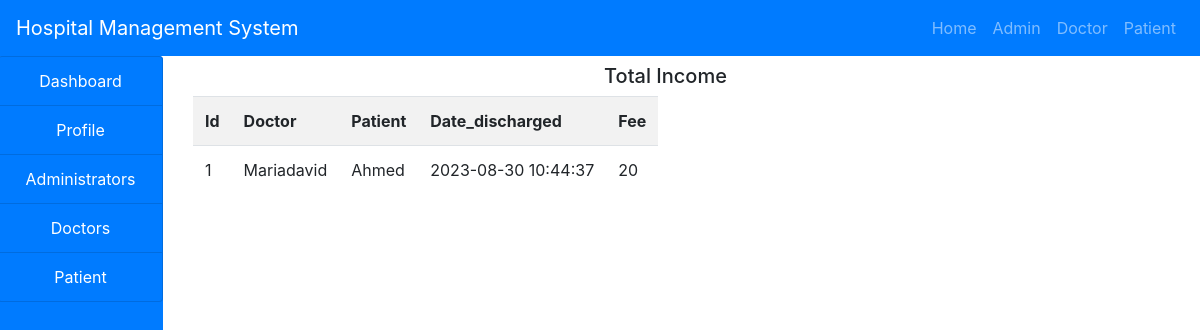
Page /hms/admin/income.php on the committed database.
### tables this page shows
CREATE TABLE `income` (
  `id` int(11) NOT NULL,
  `doctor` varchar(255) NOT NULL,
  `patient` varchar(255) NOT NULL,
  `date_discharge` varchar(255) NOT NULL,
  `amount_paid` varchar(255) NOT NULL,
  `description` varchar(255) NOT NULL
);

### hms/admin/income.php (the view, shortened to what this page needs)
<!DOCTYPE html>
<html lang="en">
<head>
</head>
<body>
<?php
include('../include/header.php');
include('../include/connection.php');
?>
<div class="container-fluid">
    <div class="col-md-12">
        <div class="row">
            <div class="col-md-2 col-sm-4 col-xs-4" style="margin-left:-32px;">
                <?php
                include('sidenav.php');
                ?>
            </div>
            <div class="col-md-10 col-sm-8 col-xs-8">
                <h5 class="text-center my-2">Total Income</h5>
                <?php
                $query="SELECT * FROM income";
                $res=mysqli_query($conn,$query);
                $output="";
                $output.="<table class='table table-striped table-responsive'>
                    <tr>
                        <th>Id</th>
                        <th>Doctor</th>
                        <th>Patient</th>
                        <th>Date_discharged</th>
                        <th>Fee</th>
                    </tr>
                ";
                while($row=mysqli_fetch_array($res)){
                    $output.="
                    <tr>
                        <td>".$row['id']."</td>
                        <td>".$row['doctor']."</td>
                        <td>".$row['patient']."</td>
                        <td>".$row['date_discharge']."</td>
                        <td>".$row['amount_paid']."</td>
                    </tr>
                    ";
                };
                $output.="<table>";
                echo $output;
                ?>
            </div>
        </div>
    </div>
</div>
</body>
</html>

### rows in the picture
income: id "1", doctor "Mariadavid", patient "Ahmed", date_discharge "2023-08-30 10:44:37", amount_paid "20"
